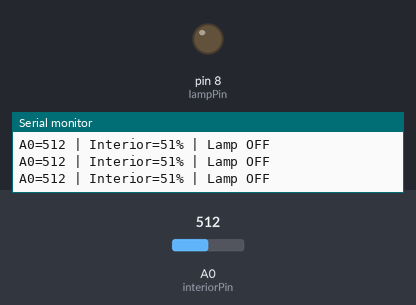
A sketch run on a simulated Arduino Uno, built with avr-gcc and run on an emulated ATmega328P. On the bench: output pins drawn as LEDs (lit = HIGH), the last lines printed to the serial monitor. The inputs (shaded band) are chosen by the test bench; at power-on: A0 (interiorPin) = 512.

Above: at 1.2 s.
1.3 s: A0 (interiorPin) set to 474
3.2 s: A0 (interiorPin) set to 441
At 5.1 s:
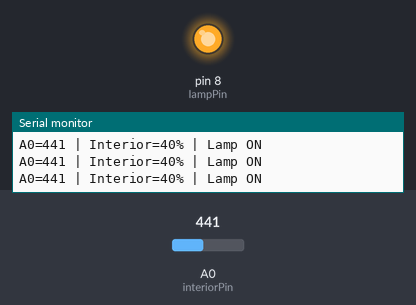
5.4 s: A0 (interiorPin) set to 498
6.9 s: A0 (interiorPin) set to 520
At 7.7 s:
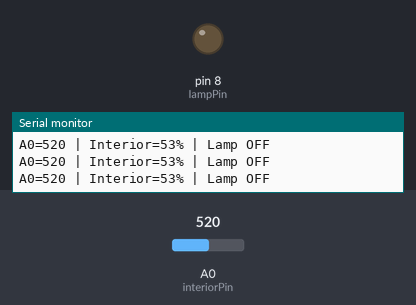
8.4 s: A0 (interiorPin) set to 306
At 9.6 s:
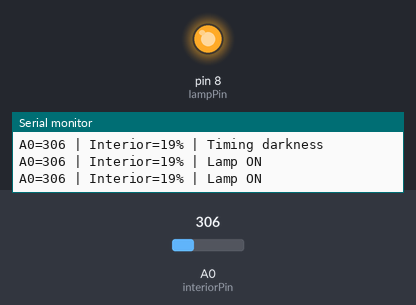
Timing chart, 0 to 11.4 s (numbered marks = the images above; inputs shaded):
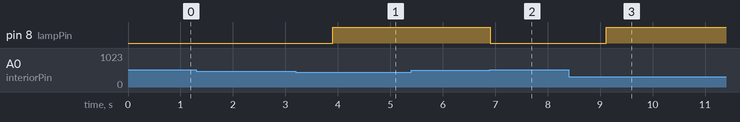

The sketch:

tunnel_model_light.ino
```cpp
constexpr byte interiorPin = A0, lampPin = 8;
constexpr int darkReference = 180, brightReference = 820;
constexpr int darkThreshold = 42, brightThreshold = 52;
constexpr unsigned long delayMs = 700;
static_assert(brightReference > darkReference, "Bright reference must be higher.");

bool timingDark = false, lit = false;
unsigned long darkSince = 0, reportedAt = 0;

void setup() {
  Serial.begin(115200);
  pinMode(lampPin, OUTPUT);
  digitalWrite(lampPin, LOW);
}

void loop() {
  const int raw = analogRead(interiorPin);
  const int light = constrain(map(raw, darkReference, brightReference, 0, 100), 0, 100);
  const unsigned long now = millis();

  if (light >= brightThreshold) lit = false;
  if (lit || light > darkThreshold) {
    timingDark = false;
  } else if (!timingDark) {
    timingDark = true;
    darkSince = now;
  } else if (now - darkSince >= delayMs) {
    lit = true;
    timingDark = false;
  }
  digitalWrite(lampPin, lit ? HIGH : LOW);

  if (now - reportedAt >= 200) {
    reportedAt = now;
    Serial.print(F("A0="));
    Serial.print(raw);
    Serial.print(F(" | Interior="));
    Serial.print(light);
    Serial.println(lit ? F("% | Lamp ON") : timingDark ? F("% | Timing darkness") : F("% | Lamp OFF"));
  }
  delay(15);
}
```

Measured:
- the behaviour switches between 456 and 455 on A0 (interiorPin) (found by bisection; images 0 and 1)
- the behaviour switches between 512 and 513 on A0 (interiorPin) (found by bisection; images 1 and 2)
- after the input at 3.2 s, pin 8 (lampPin): LOW → HIGH after 0.71 s
- after the input at 6.9 s, pin 8 (lampPin): HIGH → LOW at once
- after the input at 8.4 s, pin 8 (lampPin): LOW → HIGH after 0.72 s
